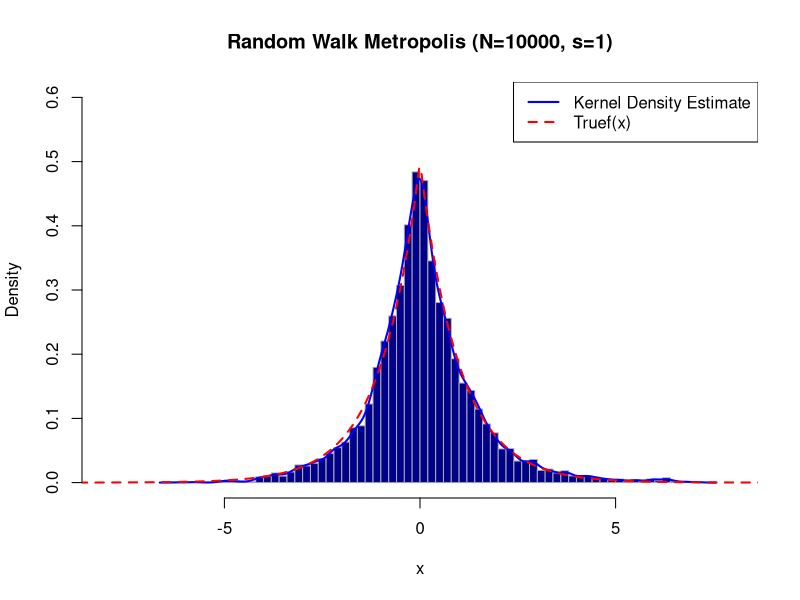
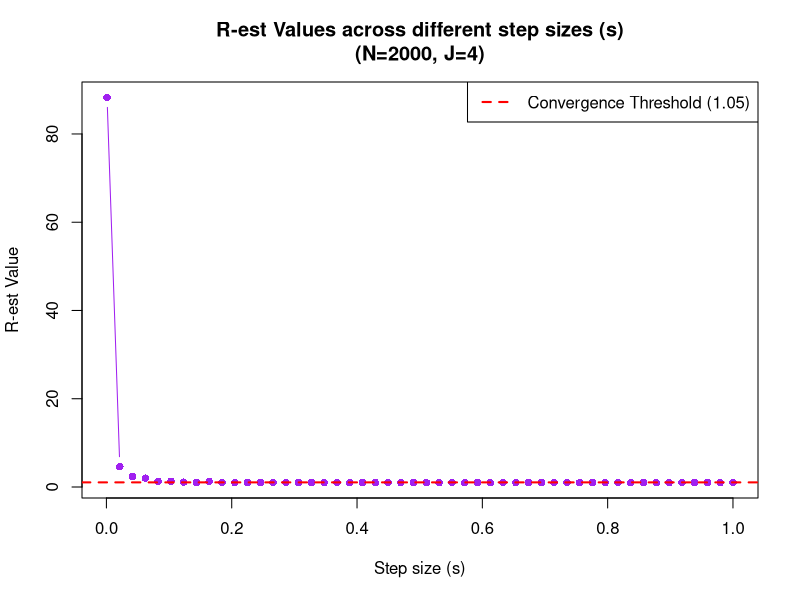

Write R code to recreate these figures, in order.
## ---- chunk 1
knitr::opts_chunk$set(echo = TRUE)
## ---- chunk 2
#PART 1A
log_f <- function(x) {
  return(log(0.5) - abs(x))
} #to ensure we always use log

N <- 10000
s <- 1
x0 <- 0

samples <- numeric(N + 1)
samples[1] <- x0

for (i in 1:N) {
  x_prev <- samples[i]
  x_star <- rnorm(1, mean = x_prev, sd = s) #rnorm = random normal
  log_ratio <- log_f(x_star) - log_f(x_prev)
  u <- runif(1, min=0, max=1) 
  if (log(u) < log_ratio) {
    samples[i + 1] <- x_star  # Accept
  } else {
    samples[i + 1] <- x_prev  # Reject
  }
}
final_samples <- samples[-1]
sample_mean <- mean(final_samples)
sample_sd <- sd(final_samples)
#cat = print & sprintf = show returns and round to 4df 
cat(sprintf("Sample Mean: %.4f\n", sample_mean))
cat(sprintf("Sample Standard Deviation: %.4f\n", sample_sd))

hist(final_samples, freq = FALSE, breaks = 50, 
     col = "darkblue", border = "darkgray",
     main = "Random Walk Metropolis (N=10000, s=1)", 
     xlab = "x", ylab = "Density",
     xlim = c(-8, 8),
     ylim = c(0, 0.6))
     
lines(density(final_samples), col = "blue", lwd = 2)
x_range <- seq(-10, 10, length.out = 500)
true_f <- 0.5 * exp(-abs(x_range))
lines(x_range, true_f, col = "red", lty = 2, lwd = 2)
legend("topright", legend = c("Kernel Density Estimate", "Truef(x)"),
       col = c("blue", "red"), lty = c(1, 2), lwd = 2)
       
sample_mean <- mean(final_samples)
sample_sd <-sd(final_samples)
cat("Sample Mean:", sample_mean)
cat("Sample Standard Deviation:", sample_sd)
## ---- chunk 3
#PART 1B
#recall formula f(x) = 1/2exp
generate_chain <- function(N, s, x0) {
  x <- numeric(N +1)
  x[1] <- x0
  for (i in 1:N) {
  x_prev <- x[i]
  x_star <- rnorm(1, mean = x_prev, sd = s)
  log_ratio <- (log(0.5)- abs(x_star)) - (log(0.5) - abs(x_prev)) 
  u <- runif(1, min = 0, max = 1)
  if (log(u) < log_ratio) {
    x[i + 1] <- x_star
    } else {
      x[i + 1] <- x_prev
    }
  }
  return(x[-1])
}

#r estimate
calculate_R_est <- function(N, s, J, initial_values) {
   chains <- matrix(nrow = N, ncol = J)
   for (j in 1:J) {
     chains[, j] <- generate_chain(N, s, initial_values[j])
   }
   M_j <- colMeans(chains)
   V_j <- numeric(J)
   for (j in 1:J) {
     V_j[j] <- sum((chains[, j] - M_j[j])^2) / N
  }
  W <- mean(V_j)
  M <- mean(M_j)
  B <- sum((M_j - M)^2) / J
  R_est <- sqrt((B + W) / W)
  return(R_est)
}
N <- 2000
s_test <- 0.001
J <- 4
initial_values <- c(-2.0, -1.0, 1.0, 2.0)
R_est_value <- calculate_R_est(N, s_test, J, initial_values)
s_grid <- seq(0.001, 1.0, length.out = 50)
R_est_results <- numeric(length(s_grid))
for (i in 1:length(s_grid)) {
  R_est_results[i] <- calculate_R_est(N, s_grid[i], J, initial_values)
}
plot(s_grid, R_est_results, type = "b", pch = 16, col = "purple",
     xlab = "Step size (s)", ylab = "R-est Value",
     main = sprintf("R-est Values across different step sizes (s)\n(N=%d, J=%d)", N, J))
abline(h = 1.05, col = "red", lty = 2, lwd = 2)
legend("topright", legend = "Convergence Threshold (1.05)",
       col = "red", lty = 2, lwd = 2)
     
cat("R-est value for when s=0.001 is:", R_est_value)
results_table <- data.frame(StepSize = s_grid, REstimate = R_est_results)
print(results_table)
